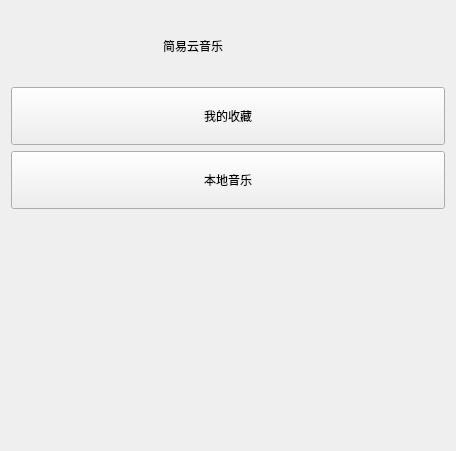
<?xml version="1.0" encoding="UTF-8"?>
<ui version="4.0">
 <class>Side_bar</class>
 <widget class="QWidget" name="Side_bar">
  <property name="geometry">
   <rect>
    <x>0</x>
    <y>0</y>
    <width>456</width>
    <height>451</height>
   </rect>
  </property>
  <layout class="QVBoxLayout" name="verticalLayout">
   <item>
    <layout class="QHBoxLayout" name="horizontalLayout">
     <property name="spacing">
      <number>12</number>
     </property>
     <item>
      <widget class="QLabel" name="logo">
       <property name="sizePolicy">
        <sizepolicy hsizetype="Preferred" vsizetype="Expanding">
         <horstretch>0</horstretch>
         <verstretch>0</verstretch>
        </sizepolicy>
       </property>
       <property name="minimumSize">
        <size>
         <width>100</width>
         <height>70</height>
        </size>
       </property>
      </widget>
     </item>
     <item>
      <widget class="QLabel" name="title">
       <property name="sizePolicy">
        <sizepolicy hsizetype="Expanding" vsizetype="Preferred">
         <horstretch>0</horstretch>
         <verstretch>0</verstretch>
        </sizepolicy>
       </property>
       <property name="styleSheet">
        <string notr="true"/>
       </property>
       <property name="text">
        <string>简易云音乐</string>
       </property>
       <property name="indent">
        <number>40</number>
       </property>
      </widget>
     </item>
    </layout>
   </item>
   <item>
    <widget class="QPushButton" name="myFavo">
     <property name="sizePolicy">
      <sizepolicy hsizetype="Preferred" vsizetype="Expanding">
       <horstretch>0</horstretch>
       <verstretch>0</verstretch>
      </sizepolicy>
     </property>
     <property name="minimumSize">
      <size>
       <width>100</width>
       <height>0</height>
      </size>
     </property>
     <property name="text">
      <string>我的收藏</string>
     </property>
    </widget>
   </item>
   <item>
    <widget class="QPushButton" name="local">
     <property name="sizePolicy">
      <sizepolicy hsizetype="Preferred" vsizetype="Expanding">
       <horstretch>0</horstretch>
       <verstretch>0</verstretch>
      </sizepolicy>
     </property>
     <property name="minimumSize">
      <size>
       <width>100</width>
       <height>0</height>
      </size>
     </property>
     <property name="text">
      <string>本地音乐</string>
     </property>
    </widget>
   </item>
   <item>
    <spacer name="verticalSpacer">
     <property name="orientation">
      <enum>Qt::Vertical</enum>
     </property>
     <property name="sizeHint" stdset="0">
      <size>
       <width>20</width>
       <height>40</height>
      </size>
     </property>
    </spacer>
   </item>
   <item>
    <spacer name="verticalSpacer_2">
     <property name="orientation">
      <enum>Qt::Vertical</enum>
     </property>
     <property name="sizeHint" stdset="0">
      <size>
       <width>20</width>
       <height>40</height>
      </size>
     </property>
    </spacer>
   </item>
   <item>
    <spacer name="verticalSpacer_3">
     <property name="orientation">
      <enum>Qt::Vertical</enum>
     </property>
     <property name="sizeHint" stdset="0">
      <size>
       <width>20</width>
       <height>40</height>
      </size>
     </property>
    </spacer>
   </item>
   <item>
    <spacer name="verticalSpacer_4">
     <property name="orientation">
      <enum>Qt::Vertical</enum>
     </property>
     <property name="sizeHint" stdset="0">
      <size>
       <width>20</width>
       <height>40</height>
      </size>
     </property>
    </spacer>
   </item>
  </layout>
 </widget>
 <resources/>
 <connections/>
</ui>
